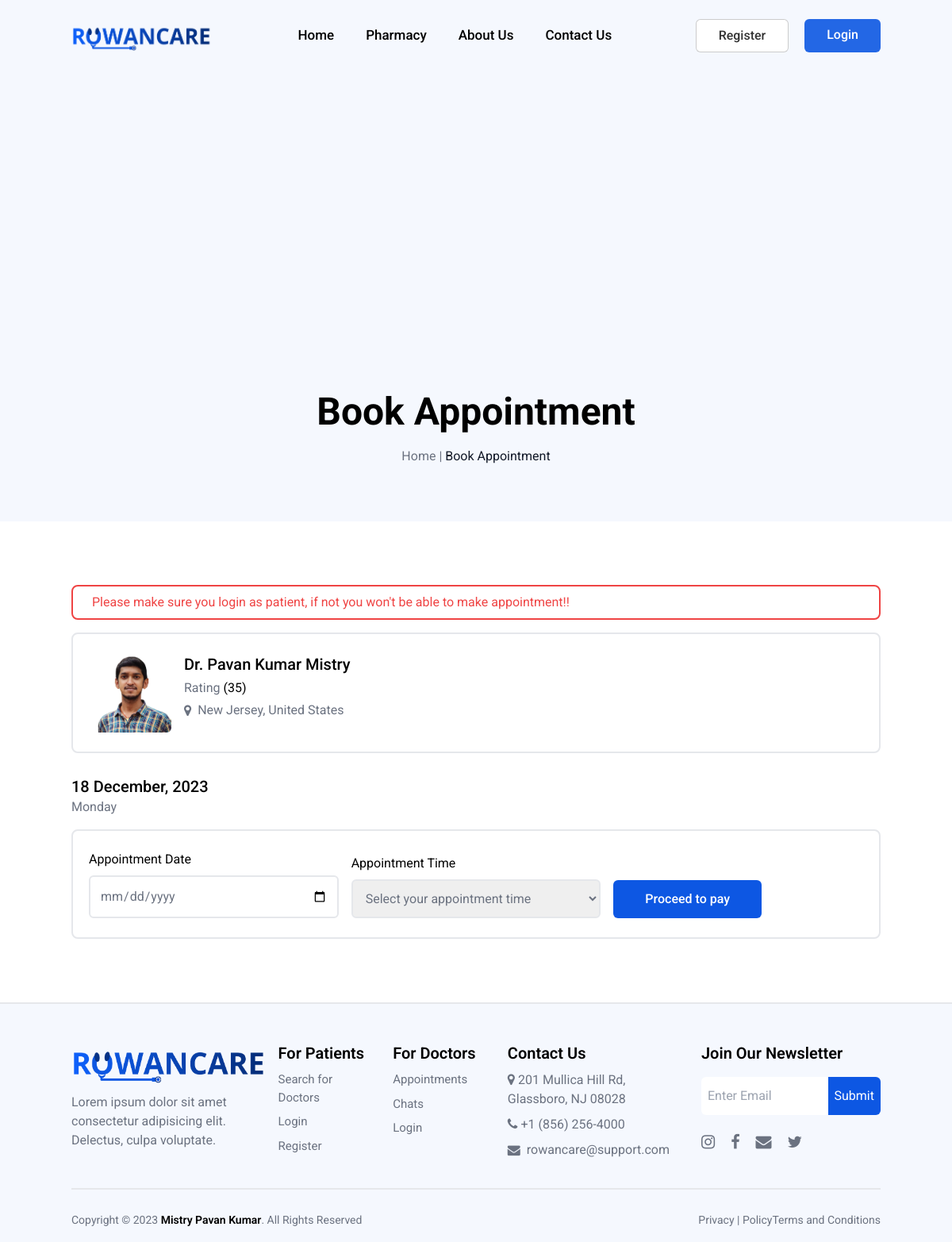
Screenshot of /book-appointment.php?doctorId=10 with the database file from the repository.
### tables this page shows
CREATE TABLE `doctor_image_path` (
  `imageId` int NOT NULL AUTO_INCREMENT,
  `imagePath` varchar(225) DEFAULT NULL,
  `doctorId` int NOT NULL,
  PRIMARY KEY (`imageId`),
  KEY `doctorId` (`doctorId`),
  CONSTRAINT `doctor_image_path_ibfk_1` FOREIGN KEY (`doctorId`) REFERENCES `doctor` (`doctorId`)
);

CREATE TABLE `doctor` (
  `doctorId` int NOT NULL AUTO_INCREMENT,
  `firstName` varchar(225) NOT NULL,
  `lastName` varchar(225) NOT NULL,
  `email` varchar(225) NOT NULL,
  `phoneNumber` varchar(20) NOT NULL,
  `dateOfBirth` date DEFAULT NULL,
  `gender` varchar(20) DEFAULT NULL,
  PRIMARY KEY (`doctorId`)
);

CREATE TABLE `doctor_address` (
  `addressId` int NOT NULL AUTO_INCREMENT,
  `city` varchar(225) DEFAULT NULL,
  `state` varchar(225) DEFAULT NULL,
  `country` varchar(225) DEFAULT NULL,
  `addressLine1` varchar(225) DEFAULT NULL,
  `addressLine2` varchar(225) DEFAULT NULL,
  `zipcode` varchar(6) DEFAULT NULL,
  `doctorId` int NOT NULL,
  PRIMARY KEY (`addressId`),
  KEY `doctorId` (`doctorId`),
  CONSTRAINT `doctor_address_ibfk_1` FOREIGN KEY (`doctorId`) REFERENCES `doctor` (`doctorId`)
);

### db_connection.php (called while the page is built, shortened)
<?php
function getAddress($conn, $userId, $userType)
{
    $sql = "SELECT * FROM $userType" . "_address" . " where $userType" . "Id" . " = ?";
    if ($stmt = $conn->prepare($sql)) {
        $stmt->bind_param("i", $userId);
        $stmt->execute();
        $result = $stmt->get_result()->fetch_assoc();
        return $result;
    }
    return [];
}
function getDoctorDetailsById($conn, $doctorId)
{
    $sql = 'SELECT * FROM doctor WHERE doctorId = ?';
    $stmt = $conn->prepare($sql);
    $stmt->bind_param('i', $doctorId);
    if (!$stmt->execute()) {
        return [];
    }
    $result = $stmt->get_result();
    $details = $result->fetch_assoc();
    return $details;
}
function getProfileImage($conn, $userId, $userType)
{
    $sql = "SELECT imagePath from $userType" . "_image_path" . " where $userType" . "Id" . " = ?";
    $stmt = $conn->prepare($sql);
    $stmt->bind_param("s", $userId);
    $stmt->execute();
    $results = $stmt->get_result()->fetch_assoc();
    return $results;
}

### book-appointment.php (the view, shortened to what this page needs)
<?php
include 'db_connection.php';
require 'components/functions.php';
$doctorId = $_GET['doctorId'];
$doctorData = getDoctorDetailsById($conn, $doctorId);
$profileImage = getProfileImage($conn, $doctorId, 'doctor');
$doctorAddress = getAddress($conn, $doctorId, 'doctor');
$doctorName = $doctorData['firstName'] . " " . $doctorData['lastName'];
$location = $doctorAddress['state'] . ", " . $doctorAddress['country'];
$doctorImage = $profileImage['imagePath'] ?? "";
$firstLetters = getFirstLetter($doctorData['firstName']);
global $isPatient;
if (!isset($_COOKIE['rowanCarepatient'])) {
    $isPatient = true;
} else {
    $isPatient = false;
}
?>
<!DOCTYPE html>
<html lang="en">
<head>
    <?php
    require_once "components/header.php";
    ?>
</head>
<body>
    <?php
    require_once "components/navbar.php";
    ?>
    <main>
        <?php
        require_once "components/banner.php";
        ?>
        <div class="w-[92%] md:w-[85%] mx-auto py-20">
            <div class="flex flex-col gap-4">
                <?php if ($isPatient) : ?>
                    <div class="flex w-full border-2 border-red-500 rounded-lg px-6 py-2 gap-4">
                        <p class="text-red-500">Please make sure you login as patient, if not you won't be able to make appointment!!</p>
                    </div>
                <?php endif; ?>
                <div class="flex w-full border-2 rounded-lg p-6 gap-4">
                    <?php if (!empty($doctorImage)) : ?>
                        <div class="w-[100px] h-[100px] overflow-hidden rounded-md">
                            <img class="w-full object-cover" src="<?php echo $doctorImage ?>" alt="doctor" srcset="">
                        </div>
                    <?php else : ?>
                        <div class="w-[100px] h-[100px] overflow-hidden rounded-lg bg-gray-200 flex items-center justify-center">
                            <h1 class="font-bold text-2xl text-gray-500"><?php echo $firstLetters ?></h1>
                        </div>
                    <?php endif; ?>
                    <div class="flex flex-col gap-1">
                        <h1 class="text-xl font-medium">Dr. <?php echo $doctorName; ?></h1>
                        <p class="text-gray-500">Rating <span class="text-black">(35)</span></p>
                        <div class="flex items-center gap-2 text-gray-500">
                            <i class="fa fa-map-marker text-gray-500"></i>
                            <p><?php echo $location; ?></p>
                        </div>
                    </div>
                </div>
                <div class="mt-3 flex justify-between">
                    <div>
                        <h1 id="currentDate" class="font-medium text-xl"></h1>
                        <p id="currentDay" class="text-gray-500"></p>
                    </div>
                </div>
                <div class="w-full border-2 px-5 py-6 rounded-lg">
                    <form id="appointmentForm" class="w-full grid grid-cols-1 sm:grid-cols-2 md:grid-cols-3 xl:grid-cols-4 gap-4 items-end" action="" method="POST">
                        <div class="flex flex-col gap-2">
                            <label for="appointmentDate">Appointment Date</label>
                            <input class="outline-none p-3 rounded-md border-2 text-gray-500" type="date" name="appointmentDate" id="appointmentDate" required>
                        </div>
                        <div class="flex flex-col gap-2">
                            <label for="appointmentTime">Appointment Time</label>
                            <select class="outline-none p-3 rounded-md border-2 text-gray-500" name="appointmentTime" id="appointmentTime" required>
                                <option value="">Select your appointment time</option>
                            </select>
                        </div>
                        <div class="w-full">
                            <button id="makeAppointmentBtn" type="submit" class="w-full text-center bg-[#0D57E3] hover:bg-[#0a43b0] duration-500   text-white px-10 py-3 rounded-md outline-none border-none cursor-pointer flex items-center sm:w-fit justify-center font-medium">Proceed to pay</button>
                        </div>
                    </form>
                </div>
            </div>
        </div>
    </main>
    <?php
    require_once "components/footer.php";
    ?>
</body>
</html>

### components/header.php (style rules this page uses)
body { font-family: 'Poppins', sans-serif; font-family: 'Roboto', sans-serif; }

### rows the page displays
doctor_image_path: imagePath (picture)
doctor: doctorName "Pavan Kumar Mistry"
doctor_address: location "New Jersey, United States"

### other values shown
$title "Book Appointment"
$path "Book Appointment"
$title "For Patients For Doctors"
$linkText "Search for Doctors"
$linkText "Login"
$linkText "Register"
$linkText "Appointments"
$linkText "Chats"
